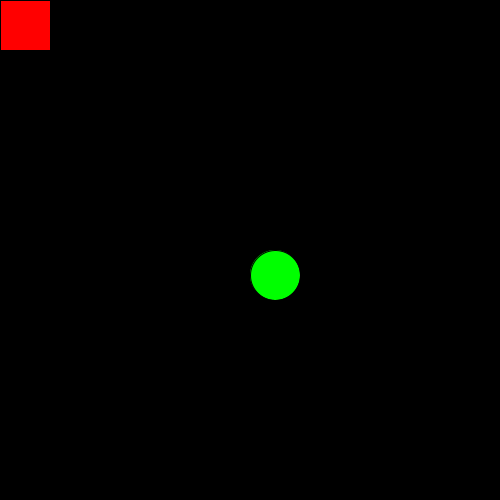
Frame 1 (no input)
Frame 60 (the mouse pressed at the canvas centre just before this capture): identical to frame 1, image omitted
Frame 120 (the mouse held since frame 60 and released just before this capture): identical to frame 1, image omitted

The Processing sketch that drew this single still picture (run headless with seeded random() and noise(); from frame 60 on, the mouse is pressed at the canvas centre):

// Processing sketch: Moduleopgave_3
// ── Moduleopgave_3.pde
int robotX = 0;
int robotY = 0;

int robotSize = 0;

int cargoX = 0;
int cargoY = 0;

int cargoSize = 0;

boolean carryCargo = false;

void setup() {  
  size(500, 500);
  background(0);
  ellipseMode(CORNER);
  
  robotSize = width / 10;
  cargoSize = robotSize;
  
  cargoX = width / 2;
  cargoY = height / 2;
}

void draw() {
  background(0);
  robot(); 
  cargo();
}

void robot() {
  fill(255, 0, 0);
  rect(robotX, robotY, robotSize, robotSize);
}

void cargo() {
  fill(0, 255, 0);
  ellipse(cargoX, cargoY, cargoSize, cargoSize);
}

void keyPressed() {
  
  switch(key) {
    case CODED:
      switch(keyCode) {
        case UP:
          println("pressed up");
          robotY = constrain(robotY - robotSize, 0, height);
          break;
          
        case DOWN:
          println("pressed down");
          robotY = constrain(robotY + robotSize, 0, height - robotSize);
          break;
          
        case LEFT:
          println("pressed left");
          robotX = constrain(robotX - robotSize, 0, width);
          break;
        
        case RIGHT:
          println("pressed right");
          robotX = constrain(robotX + robotSize, 0, width - robotSize);
          break;
      }
      break;
      
    case ENTER:
      println("pressed enter");
      
      if((robotX == cargoX) && (robotY == cargoY)) {
        println("toggled carry");
        carryCargo = !carryCargo;
      }
      break;
  }
  
  if(carryCargo) {
    cargoX = robotX;
    cargoY = robotY;
  } 
}
